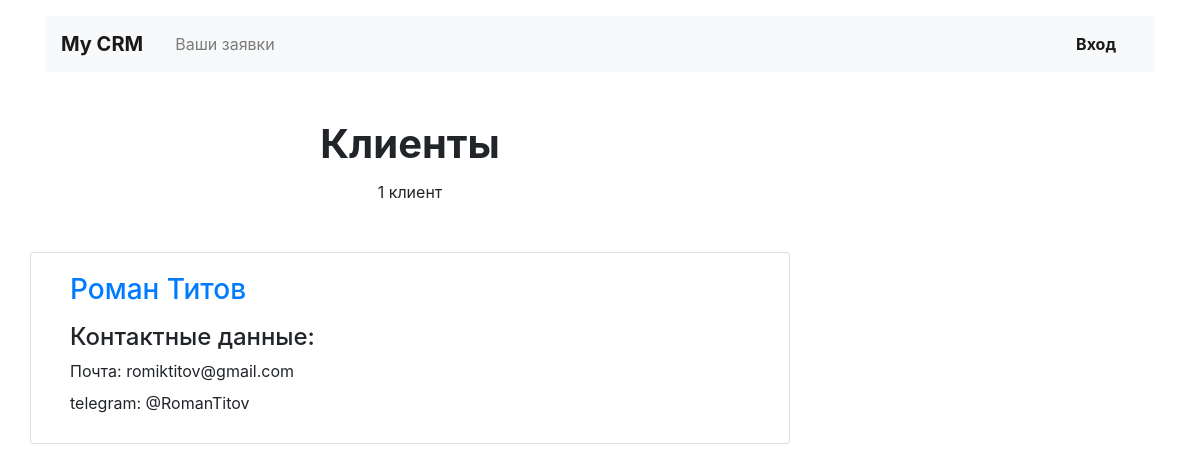
Before: /clients/all/ with the older database file.
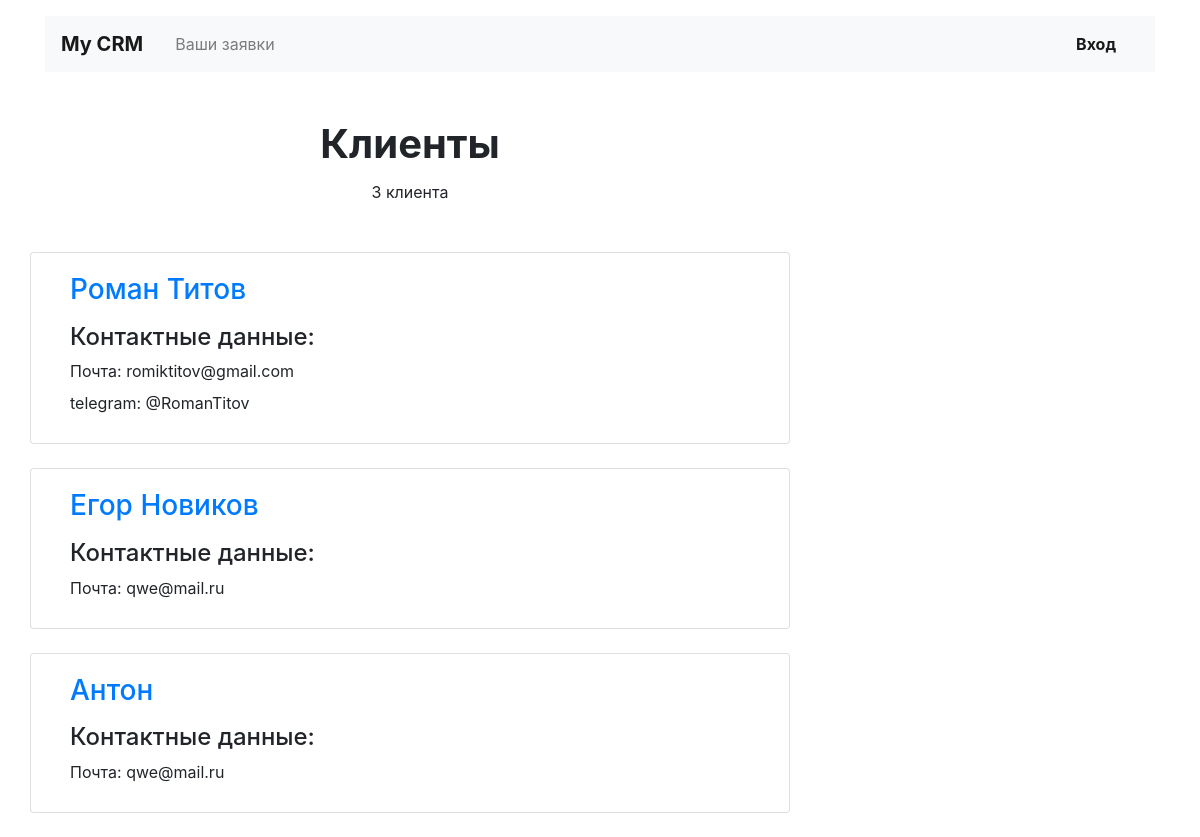
After: the same page with the newer database file.
### crm/models.py (models this page shows, shortened)
class Client(models.Model):
    first_name = models.CharField(
        'Имя',
        max_length=128,
    )
    last_name = models.CharField(
        'Фамилия',
        max_length=128,
        blank=True,
    )
    phone_regex = RegexValidator(
        regex=r'^\+?1?\d{9,15}$',
        message="Phone number must be entered in the format:"
                " '+999999999'. Up to 15 digits allowed.",
    )
    phone_number = models.CharField(
        'Номер телефона',
        validators=[phone_regex],
        max_length=17,
        blank=True
    )
    email = models.EmailField('Электронная почта')
    tg_username = models.CharField('Ник в telegram', max_length=128, blank=True)
    registration_data = models.DateTimeField(auto_now_add=True)
    class Meta:
        verbose_name = 'Клиент'
        verbose_name_plural = 'Клиенты'

### crm/views/client.py (the view)
# urls.py: path('clients/all/', ClientsView.as_view(), name='all_clients'),
class ClientsView(ListView):
    model = models.Client
    context_object_name = 'clients'
    template_name = 'crm/client/clients_list.html'

### crm/templatetags/ru_pluralize.py (called while the page is built)
@register.filter()
def ru_pluralize(number, arg: str = 'ночь,ночи,ночей'):
    nominative_singular, genitive_singular, genitive_plural = arg.split(',')
    number = abs(number)
    if number % 10 in [0, 5, 6, 7, 8, 9] or 11 <= number % 100 <= 19:
        return f'{number} {genitive_plural}'
    elif number % 10 == 1:
        return f'{number} {nominative_singular}'
    else:
        return f'{number} {genitive_singular}'

### crm/templates/crm/client/clients_list.html
{% extends "../base/base.html" %}
{% load ru_pluralize %}
{% load crispy_forms_tags %}
{% block content %}
<section class="row pt-2">
  <div class="col-12 col-lg-8">
      <h1 class="h1 text-center mx-auto mt-4"><strong>Клиенты</strong></h1>
      <p class="text-center pt-1">{{ clients|length|ru_pluralize:'клиент, клиента, клиентов' }}</p>
      <div class="row mt-5">
          {% load i18n %}
            {% language 'ru' %}
              {% for client in clients %}
                {% include './client_card.html' %}
              {% endfor %}
            {% endlanguage %}
      </div>
  </div>
</section>
{% endblock content %}

### crm/templates/crm/client/client_card.html (shortened to what this page needs)
<div class="card col-12 mb-4">
    <div class="card-body px-4">
      <div class="row">
        <div class="col-12">
          <a href="{% url 'client_edit' client.id %}"><h3 class="h3 pb-2">{{ client.first_name }} {{ client.last_name }}</h3></a>
          <h4 class="mb-2">Контактные данные:</h4>
          <p class="mb-2">Почта: {{ client.email }}</p>
          {% if client.tg_username %}
            <p class="mb-2">telegram: {{ client.tg_username }}</p>
          {% endif %}
        </div>
      </div>
    </div>
</div>

Changed rows visible on the page:
added Client: first_name "Егор", last_name "Новиков", email "qwe@mail.ru"
added Client: first_name "Антон", email "qwe@mail.ru"
Other visible differences:
{{ clients|length|ru_pluralize:'клиент, клиента, клиентов' }}: "1 клиент" → "3 клиента"
